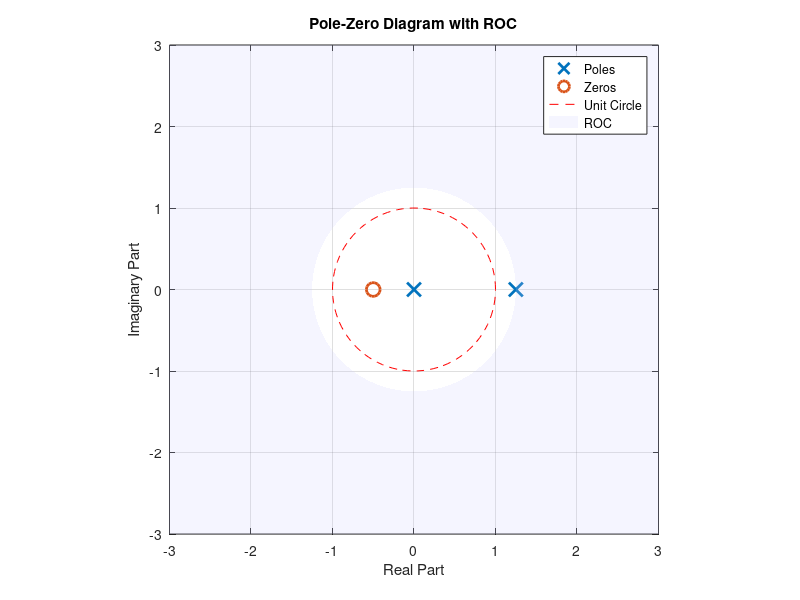

Reproduce this figure in MATLAB. (Note: this script raises an error after producing the figure.)
%partD
% Define poles and zeros
c1 = 2;
c2 = 5/4;
poles = [c2 + 0i, 0 + 0i];
zeros = [-1/c1 + 0i];

% Plot poles and zeros
figure;
plot(real(poles), imag(poles), 'x', 'MarkerSize', 10, 'LineWidth', 2); % Poles
hold on;
plot(real(zeros), imag(zeros), 'o', 'MarkerSize', 10, 'LineWidth', 2); % Zeros

% Add the unit circle
theta = linspace(0, 2*pi, 100);
x_unit = cos(theta);
y_unit = sin(theta);
plot(x_unit, y_unit, 'r--'); % Dashed red unit circle

% Show the ROC as the region outside the pole at |5/4|
r_outer = abs(c2); % Radius of the pole defining the ROC boundary
theta_fill = linspace(0, 2*pi, 100);

% Create a large circular region that fills most of the visible area
r_max = 6; % Define an outer limit for the visible region
x_fill_outer = r_max * cos(theta_fill); %chana should the zp include ROC?
y_fill_outer = r_max * sin(theta_fill);

% Define the inner boundary of the ROC at |5/4|
x_fill_inner = r_outer * cos(theta_fill);
y_fill_inner = r_outer * sin(theta_fill);

% Fill the ROC as the area outside the pole's radius
fill([x_fill_outer, fliplr(x_fill_inner)], [y_fill_outer, fliplr(y_fill_inner)], ...
    [0.8 0.8 1], 'FaceAlpha', 0.2, 'EdgeColor', 'none');

% Formatting the plot
axis equal;
xlabel('Real Part');
ylabel('Imaginary Part');
xlim([-3,3]);
ylim([-3,3]);
title('Pole-Zero Diagram with ROC');
legend('Poles', 'Zeros', 'Unit Circle', 'ROC');
grid on;
hold off;

%partE
transfer_funct = filt([0,c1,1], [1,-c2,0]);
figure;
pzplot(transfer_funct); %chana should the zp include ROC?
axis equal;
a = findobj(gca,'type','line');
for i = 1:length(a)
set(a(i),'markersize',12); % change marker size
set(a(i), 'linewidth',2) % change linewidth
end

%partF
c1 = 1;
c2 = 0.9;

transfer_funct = filt([0,c1,1], [1,-c2,0]);
figure;
pzplot(transfer_funct);
axis equal;
a = findobj(gca,'type','line');
for i = 1:length(a)
set(a(i),'markersize',12); % change marker size
set(a(i), 'linewidth',2) % change linewidth
end

n = 128; % Number of frequency points
omega = linspace(-pi, pi, n); % Frequency range from -pi to pi
[h, w] = freqz([0,c1,1], [1,-c2,0], omega); % Compute frequency response

% Plot the Frequency Response |H(e^{jω})|
figure;
plot(w, abs(h));
title('Magnitude of Frequency Response |H(e^{jω})|');
xlabel('Frequency (rad/sample)');
ylabel('|H(e^{jω})|');
grid on;

%partG
largestMag = max(abs(h));
display(["Max mag: ", largestMag]);

closestTo1 = [inf,inf];
for i = 1:n
    if abs(abs(h(i)) - 1) < closestTo1(1)
        closestTo1 = [abs(abs(h(i)) - 1), w(i)];
    end
end
display(["Freq when mag closest to 1: ", closestTo1(2)]);